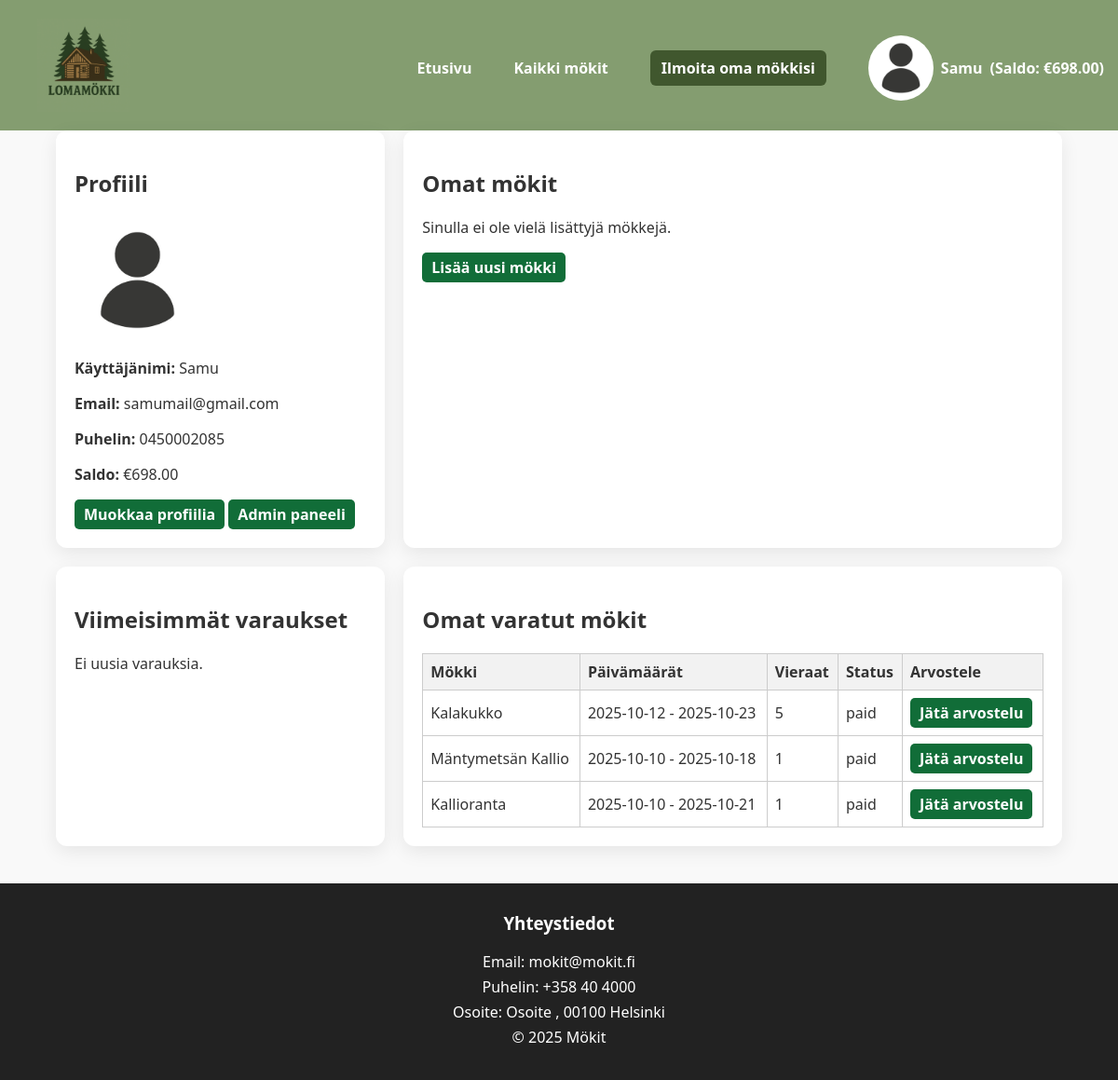
The page /dashboard.php (signed in) on the database its author committed.
### tables this page shows
CREATE TABLE `users` (
  `id` int(11) NOT NULL,
  `username` varchar(100) NOT NULL,
  `email` varchar(255) NOT NULL,
  `phone` varchar(30) NOT NULL,
  `profile_image` varchar(255) DEFAULT NULL,
  `password` varchar(255) NOT NULL,
  `created_at` timestamp NOT NULL DEFAULT current_timestamp(),
  `balance` decimal(10,2) DEFAULT 0.00,
  `role` enum('admin','user') NOT NULL DEFAULT 'user'
);

CREATE TABLE `bookings` (
  `id` int(11) NOT NULL,
  `customer_id` int(11) DEFAULT NULL,
  `cabin_id` int(11) NOT NULL,
  `customer_name` varchar(150) NOT NULL,
  `customer_email` varchar(150) NOT NULL,
  `start_date` date NOT NULL,
  `end_date` date NOT NULL,
  `guests` int(11) NOT NULL,
  `created_at` timestamp NOT NULL DEFAULT current_timestamp(),
  `paid` decimal(10,2) DEFAULT 0.00,
  `status` enum('pending','paid','cancelled') DEFAULT 'pending',
  `user_id` int(11) DEFAULT NULL,
  `admin_id` int(11) DEFAULT NULL
);

CREATE TABLE `cabins` (
  `id` int(11) NOT NULL,
  `owner_id` int(11) NOT NULL,
  `name` varchar(100) NOT NULL,
  `description` text DEFAULT NULL,
  `price_per_night` decimal(8,2) NOT NULL,
  `max_guests` int(11) NOT NULL DEFAULT 4,
  `image` varchar(255) DEFAULT NULL,
  `location` varchar(100) DEFAULT '',
  `user_id` int(11) DEFAULT NULL,
  `availability` tinyint(1) DEFAULT 1
);

### dashboard.php (the view, shortened to what this page needs)
<?php
require 'config.php';
require 'header.php';
$stmt = $pdo->prepare("SELECT * FROM users WHERE id = ?");
$stmt->execute([$_SESSION['user_id']]);
$user = $stmt->fetch();
$stmt = $pdo->prepare("
    SELECT c.*, COUNT(b.id) AS booking_count
    FROM cabins c
    LEFT JOIN bookings b ON c.id = b.cabin_id
    WHERE c.owner_id = ?
    GROUP BY c.id
");
$stmt->execute([$_SESSION['user_id']]);
$cabins = $stmt->fetchAll();
$stmt = $pdo->prepare("
    SELECT b.*, c.name AS cabin_name
    FROM bookings b
    JOIN cabins c ON b.cabin_id = c.id
    WHERE c.owner_id = ?
    ORDER BY b.created_at DESC
    LIMIT 5
");
$stmt->execute([$_SESSION['user_id']]);
$bookings = $stmt->fetchAll();
$stmt = $pdo->prepare("
    SELECT b.*, c.name AS cabin_name
    FROM bookings b
    JOIN cabins c ON b.cabin_id = c.id
    WHERE b.customer_id = ?
    ORDER BY b.start_date DESC
");
$stmt->execute([$_SESSION['user_id']]);
$my_bookings = $stmt->fetchAll();
?>
<!doctype html>
<html lang="fi">
<head>
<link rel="stylesheet" href="style.css">
</head>
<body>
<main class="container dashboard-grid">
<section class="dashboard-section">
    <h2>Profiili</h2>
    <div class="profile-section">
        <img src="<?=htmlspecialchars($user['profile_image'] ?? 'default-avatar.png')?>" alt="Profiili" class="profile-pic">
        <div>
            <p><strong>Käyttäjänimi:</strong> <?=htmlspecialchars($user['username'])?></p>
            <p><strong>Email:</strong> <?=htmlspecialchars($user['email'])?></p>
            <p><strong>Puhelin:</strong> <?=htmlspecialchars($user['phone'])?></p>
            <p><strong>Saldo:</strong> €<?=number_format($user['balance'] ?? 0, 2)?></p>
        </div>
    </div>
    <a href="edit_profile.php" class="btn">Muokkaa profiilia</a>
    <a href="/admin/index.php" class="btn">Admin paneeli</a>
</section>
<section class="dashboard-section">
    <h2>Omat mökit</h2>
    <?php if ($cabins): ?>
    <table class="cabin-table">
        <thead>
            <tr>
                <th>Nimi</th>
                <th>Hinta/yö</th>
                <th>Varauksia</th>
                <th>Arvostelu</th>
                <th>Toiminnot</th>
            </tr>
        </thead>
        <tbody>
<?php foreach ($cabins as $cabin): ?>
<tr>
  <td><?=htmlspecialchars($cabin['name'])?></td>
  <td><?=number_format($cabin['price_per_night'], 2)?> €</td>
  <td><?=intval($cabin['booking_count'])?></td>
  <td>
    <?php if($cabin['review_count'] > 0): ?>
        <?=number_format($cabin['avg_rating'],1)?> / 5 (<?=intval($cabin['review_count'])?> arv.)
    <?php else: ?>
        Ei arvosteluja
    <?php endif; ?>
  </td>
  <td>
    <a href="edit_cabin.php?id=<?= $cabin['id'] ?>" class="btn">Muokkaa</a>
    <a href="delete_cabin.php?id=<?= $cabin['id'] ?>" onclick="return confirm('Haluatko varmasti poistaa mökin?');" class="btn btn-danger">Poista</a>
  </td>
</tr>
<?php endforeach; ?>
        </tbody>
    </table>
    <?php else: ?>
        <p>Sinulla ei ole vielä lisättyjä mökkejä.</p>
    <?php endif; ?>
    <a href="add_cabin.php" class="btn">Lisää uusi mökki</a>
</section>
<section class="dashboard-section">
    <h2>Viimeisimmät varaukset</h2>
    <?php if ($bookings): ?>
    <table class="booking-table">
        <thead>
            <tr>
                <th>Mökki</th>
                <th>Asiakas</th>
                <th>Email</th>
                <th>Päivämäärät</th>
                <th>Status</th>
            </tr>
        </thead>
        <tbody>
        <?php foreach ($bookings as $booking): ?>
            <tr>
                <td><?=htmlspecialchars($booking['cabin_name'])?></td>
                <td><?=htmlspecialchars($booking['customer_name'])?></td>
                <td><?=htmlspecialchars($booking['customer_email'])?></td>
                <td><?=htmlspecialchars($booking['start_date'])?> - <?=htmlspecialchars($booking['end_date'])?></td>
                <td><?=htmlspecialchars($booking['status'])?></td>
            </tr>
        <?php endforeach; ?>
        </tbody>
    </table>
    <?php else: ?>
        <p>Ei uusia varauksia.</p>
    <?php endif; ?>
</section>
<section class="dashboard-section">
    <h2>Omat varatut mökit</h2>
    <?php if ($my_bookings): ?>
    <table class="booking-table">
        <thead>
            <tr>
                <th>Mökki</th>
                <th>Päivämäärät</th>
                <th>Vieraat</th>
                <th>Status</th>
                <th>Arvostele</th>
            </tr>
        </thead>
        <tbody>
        <?php foreach ($my_bookings as $booking): ?>
            <tr>
                <td><?=htmlspecialchars($booking['cabin_name'])?></td>
                <td><?=htmlspecialchars($booking['start_date'])?> - <?=htmlspecialchars($booking['end_date'])?></td>
                <td><?=intval($booking['guests'])?></td>
                <td><?=htmlspecialchars($booking['status'])?></td>
                <td>
                    <a href="add_review.php?booking_id=<?= $booking['id'] ?>" class="btn">Jätä arvostelu</a>
                </td>
            </tr>
        <?php endforeach; ?>
        </tbody>
    </table>
    <?php else: ?>
        <p>Sinulla ei ole vielä varattuja mökkejä.</p>
    <?php endif; ?>
</section>
</main>
<?php include 'footer.php'; ?>
</body>
</html>

### header.php (shortened to what this page needs)
<?php
require 'config.php';
$user = null;
if (isset($_SESSION['user_id'])) {
    $stmt = $pdo->prepare("SELECT * FROM users WHERE id = ?");
    $stmt->execute([$_SESSION['user_id']]);
    $user = $stmt->fetch();
    $user_balance = $user['balance'] ?? 0;
}
?>
<header>
  <div class="header-flex" style="display:flex;justify-content:space-between;align-items:center;padding:20px 0;">
<a href="index.php"><img src="images/logo.png" width="100" alt="Lomamökki logo" style="margin-left:40px;"></a>
    <nav style="display:flex;align-items:center;gap:15px;">
      <a href="index.php" style="color:#fff;text-decoration:none;font-weight:600;">Etusivu</a>
      <a href="all_cabins.php" style="color:#fff;text-decoration:none;font-weight:600;">Kaikki mökit</a>
      <a href="<?= isset($_SESSION['user_id']) ? 'add_cabin.php' : 'login.php'; ?>" class="btn" style="color:#fff;background:#40572e;padding:8px 12px;border-radius:6px;">Ilmoita oma mökkisi</a>
      <?php if ($user): ?>
      <div class="profile-dropdown" style="position:relative;">
        <a href="#" style="display:flex;align-items:center;color:#fff;text-decoration:none;">
          <img src="<?=htmlspecialchars($user['profile_image'] ?? 'default-avatar.png')?>" alt="Profiili" class="profile-pic" style="width:70px;height:70px;border-radius:50%;object-fit:cover;margin-right:8px;">
          <?=htmlspecialchars($user['username'])?>
          <span style="margin-left:8px;font-weight:600;">(Saldo: €<?=number_format($user_balance, 2)?>)</span>
        </a>
      </div>
      <?php else: ?>
        <a href="login.php" style="color:#fff;text-decoration:none;font-weight:600;">Kirjaudu / Rekisteröidy</a>
      <?php endif; ?>
    </nav>
  </div>
</header>

### style.css (style rules this page uses)
body { font-family: 'Segoe UI', Tahoma, Geneva, Verdana, sans-serif; margin: 0; color: #333; background-color: #f9f9f9; display: flex; flex-direction: column; min-height: 100vh; }
.container { width: 90%; max-width: 1300px; margin: auto; }
header { background-color: #849D70; color: #fff; padding: 5x 0; margin-bottom: auto; text-align: center; }
header nav { margin-top: 5px; }
header nav a { color: #fff; margin: 0 15px; text-decoration: none; font-weight: 600; transition: color 0.2s; }
.btn { background-color: #40572e; color: white; padding: 10px 16px; text-align: center; border-radius: 6px; text-decoration: none; font-weight: bold; transition: background-color 0.3s ease; }
.profile-dropdown { position: relative; display: inline-block; }
.profile-pic { width: 135px; height: 135px; border-radius: 50%; object-fit: cover; margin-right: 8px; }
.dashboard-grid { display: grid; grid-template-columns: 1fr 2fr; gap: 20px; }
.dashboard-section { background: #fff; padding: 20px; border-radius: 12px; box-shadow: 0 6px 20px rgba(0,0,0,0.08); }
.booking-table { width: 100%; border-collapse: collapse; margin-top:10px; }
.booking-table th, .booking-table td { border: 1px solid #ccc; padding: 8px; text-align: left; }
.booking-table th { background-color: #f2f2f2; }

### dashboard.php (style rules this page uses)
.btn { display:inline-block; padding:5px 10px; background:#116d38; color:#fff; text-decoration:none; border-radius:5px; }

### rows shown on the page
users: profile_image (placeholder picture), username "Samu", balance "698.00", email "samumail@gmail.com", phone "0450002085"
bookings: cabin.name "Kalakukko", start_date "2025-10-12", end_date "2025-10-23", guests "5", status "paid"
bookings: cabin.name "Mäntymetsän Kallio", start_date "2025-10-10", end_date "2025-10-18", guests "1", status "paid"
bookings: cabin.name "Kallioranta", start_date "2025-10-10", end_date "2025-10-21", guests "1", status "paid"
